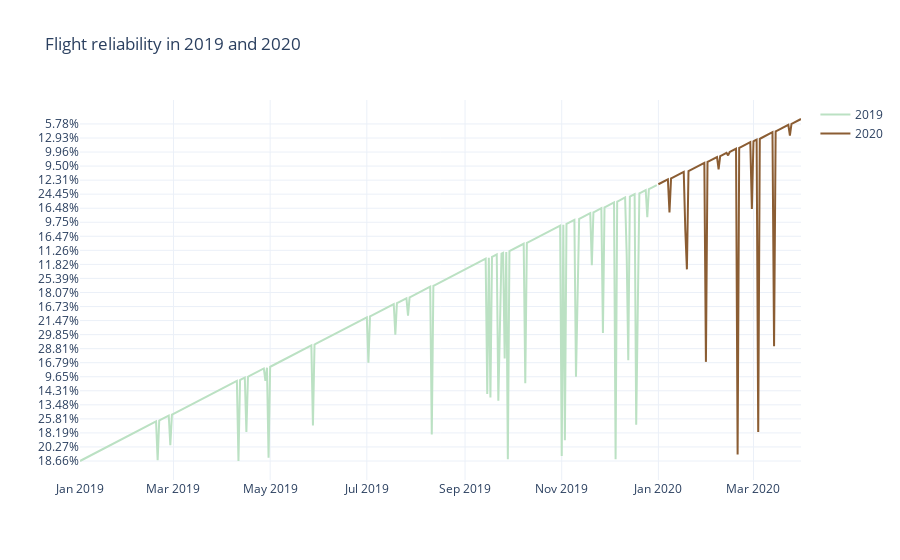

Notebook cell for this chart:
### Code cell
day_by_day_reliability_fig = px.line(title="Flight reliability in 2019 and 2020",
              labels={"date": "Date", "reliability": "Reliability (%)"},
              template = 'plotly_white',
)

day_by_day_reliability_fig.add_scatter(x=data_2019['date'], y=data_2019['reliability'], mode='lines', name='2019', line=dict(color='#bbe1c3'))
day_by_day_reliability_fig.add_scatter(x=data_2020['date'], y=data_2020['reliability'], mode='lines', name='2020', line=dict(color='#8b5d33'))

day_by_day_reliability_fig.show()

### Figure 1 — Plotly figure (JSON) as saved in the notebook; plotly's stock layout.template omitted (floating-point values rounded to 4 significant figures; data arrays with more than 128 entries replaced by an {"elided": "..."} marker saying what was removed)
{"data": [{"hovertemplate": "<extra></extra>", "legendgroup": "", "line": {"color": "#636efa", "dash": "solid"}, "marker": {"symbol": "circle"}, "mode": "lines", "name": "", "orientation": "v", "showlegend": false, "type": "scatter", "xaxis": "x", "yaxis": "y"}, {"line": {"color": "#bbe1c3"}, "mode": "lines", "name": "2019", "type": "scatter", "x": {"elided": "365 str values"}, "y": {"elided": "365 str values"}}, {"line": {"color": "#8b5d33"}, "mode": "lines", "name": "2020", "type": "scatter", "x": ["2020-01-01T00:00:00", "2020-01-02T00:00:00", "2020-01-03T00:00:00", "2020-01-04T00:00:00", "2020-01-05T00:00:00", "2020-01-06T00:00:00", "2020-01-07T00:00:00", "2020-01-08T00:00:00", "2020-01-09T00:00:00", "2020-01-10T00:00:00", "2020-01-11T00:00:00", "2020-01-12T00:00:00", "2020-01-13T00:00:00", "2020-01-14T00:00:00", "2020-01-15T00:00:00", "2020-01-16T00:00:00", "2020-01-17T00:00:00", "2020-01-18T00:00:00", "2020-01-19T00:00:00", "2020-01-20T00:00:00", "2020-01-21T00:00:00", "2020-01-22T00:00:00", "2020-01-23T00:00:00", "2020-01-24T00:00:00", "2020-01-25T00:00:00", "2020-01-26T00:00:00", "2020-01-27T00:00:00", "2020-01-28T00:00:00", "2020-01-29T00:00:00", "2020-01-30T00:00:00", "2020-01-31T00:00:00", "2020-02-01T00:00:00", "2020-02-02T00:00:00", "2020-02-03T00:00:00", "2020-02-04T00:00:00", "2020-02-05T00:00:00", "2020-02-06T00:00:00", "2020-02-07T00:00:00", "2020-02-08T00:00:00", "2020-02-09T00:00:00", "2020-02-10T00:00:00", "2020-02-11T00:00:00", "2020-02-12T00:00:00", "2020-02-13T00:00:00", "2020-02-14T00:00:00", "2020-02-15T00:00:00", "2020-02-16T00:00:00", "2020-02-17T00:00:00", "2020-02-18T00:00:00", "2020-02-19T00:00:00", "2020-02-20T00:00:00", "2020-02-21T00:00:00", "2020-02-22T00:00:00", "2020-02-23T00:00:00", "2020-02-24T00:00:00", "2020-02-25T00:00:00", "2020-02-26T00:00:00", "2020-02-27T00:00:00", "2020-02-28T00:00:00", "2020-02-29T00:00:00", "2020-03-01T00:00:00", "2020-03-02T00:00:00", "2020-03-03T00:00:00", "2020-03-04T00:00:00", "2020-03-05T00:00:00", "2020-03-06T00:00:00", "2020-03-07T00:00:00", "2020-03-08T00:00:00", "2020-03-09T00:00:00", "2020-03-10T00:00:00", "2020-03-11T00:00:00", "2020-03-12T00:00:00", "2020-03-13T00:00:00", "2020-03-14T00:00:00", "2020-03-15T00:00:00", "2020-03-16T00:00:00", "2020-03-17T00:00:00", "2020-03-18T00:00:00", "2020-03-19T00:00:00", "2020-03-20T00:00:00", "2020-03-21T00:00:00", "2020-03-22T00:00:00", "2020-03-23T00:00:00", "2020-03-24T00:00:00", "2020-03-25T00:00:00", "2020-03-26T00:00:00", "2020-03-27T00:00:00", "2020-03-28T00:00:00", "2020-03-29T00:00:00", "2020-03-30T00:00:00", "2020-03-31T00:00:00"], "y": ["13.28%", "12.06%", "17.10%", "20.42%", "17.20%", "12.31%", "6.56%", "12.79%", "7.98%", "14.11%", "20.85%", "16.80%", "13.10%", "9.71%", "7.62%", "27.91%", "17.93%", "17.22%", "9.35%", "9.98%", "12.35%", "9.55%", "10.48%", "11.40%", "9.90%", "9.50%", "11.70%", "6.69%", "5.66%", "9.43%", "13.42%", "9.62%", "6.98%", "11.15%", "7.27%", "7.36%", "36.54%", "36.02%", "9.55%", "20.94%", "11.97%", "8.19%", "10.32%", "37.79%", "11.97%", "9.96%", "7.67%", "11.30%", "13.73%", "8.05%", "11.57%", "10.17%", "8.45%", "9.20%", "7.74%", "9.60%", "15.97%", "16.23%", "8.97%", "8.87%", "12.42%", "8.15%", "5.72%", "12.15%", "7.96%", "12.93%", "7.80%", "10.86%", "7.56%", "11.02%", "8.51%", "9.09%", "19.79%", "10.98%", "8.44%", "7.10%", "8.37%", "6.63%", "12.36%", "11.79%", "10.95%", "9.44%", "8.14%", "7.56%", "5.78%", "5.01%", "5.00%", "5.62%", "3.89%", "5.90%", "5.36%"]}], "layout": {"legend": {"tracegroupgap": 0}, "title": {"text": "Flight reliability in 2019 and 2020"}, "xaxis": {"anchor": "y", "domain": [0, 1]}, "yaxis": {"anchor": "x", "domain": [0, 1]}}}
